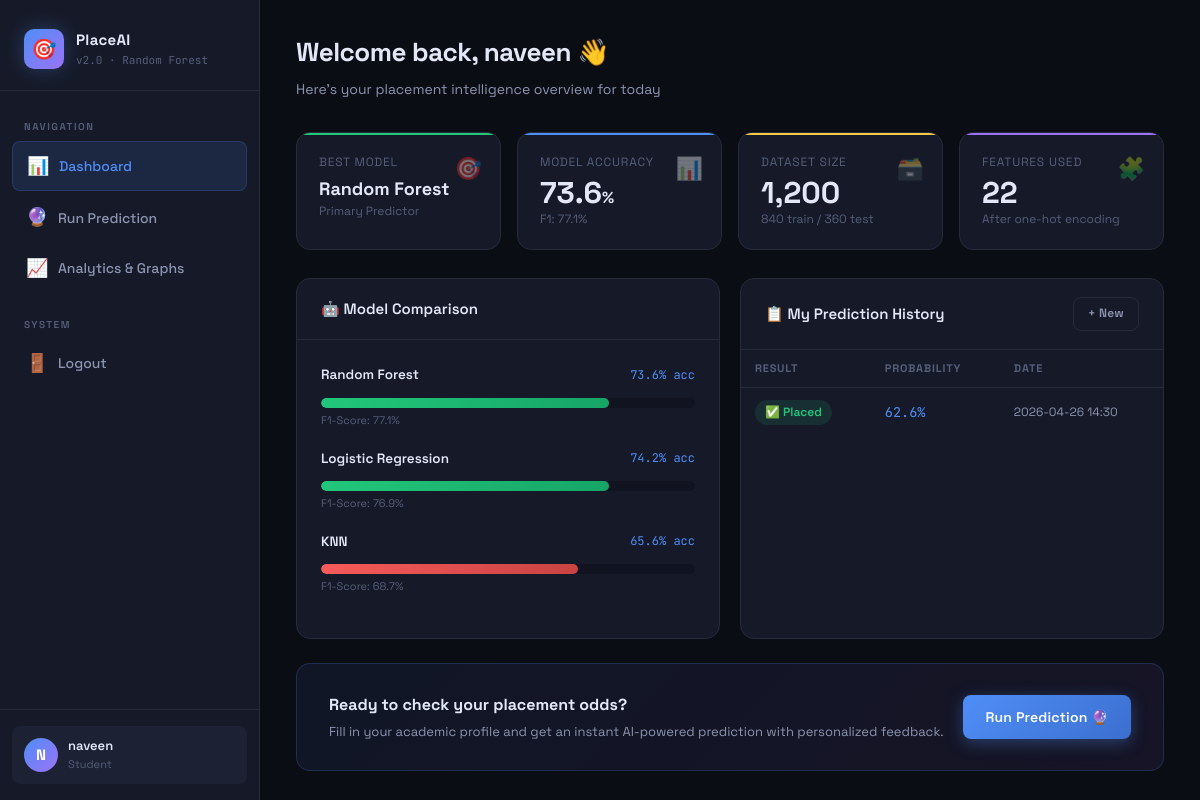
/dashboard (signed in), run on the app's committed database.
### tables this page shows
CREATE TABLE predictions (
        id INTEGER PRIMARY KEY AUTOINCREMENT,
        user_id INTEGER,
        result TEXT,
        probability REAL,
        created_at TIMESTAMP DEFAULT CURRENT_TIMESTAMP,
        FOREIGN KEY(user_id) REFERENCES users(id)
    );

### placement_app.py (the view)
@app.route('/dashboard')
def dashboard():
    if 'user_id' not in session:
        return redirect(url_for('login'))
    stats = get_model_stats()
    history = get_user_predictions(session['user_id'])
    sys_stats = get_all_stats() if session.get('role') == 'admin' else None
    return render_template('placement_dashboard.html',
                           stats=stats, history=history, sys_stats=sys_stats)

### placement_app.py (called while the page is built)
def get_user_predictions(user_id):
    conn = sqlite3.connect(DB)
    c = conn.cursor()
    c.execute("SELECT result,probability,created_at FROM predictions WHERE user_id=? ORDER BY created_at DESC LIMIT 10",
              (user_id,))
    rows = c.fetchall(); conn.close(); return rows

### placement_utils.py (called while the page is built)
def get_model_stats() -> dict:
    return {
        'Random Forest':      {'accuracy': 73.6, 'f1': 77.1},
        'Logistic Regression':{'accuracy': 74.2, 'f1': 76.9},
        'KNN':                {'accuracy': 65.6, 'f1': 68.7},
        'best': 'Random Forest',
        'dataset_size': 1200,
        'features': 22,
        'train_size': 840,
        'test_size': 360,
    }

### templates/placement_dashboard.html (shortened to what this page needs)
<!DOCTYPE html>
<html lang="en">
<head>
  <link rel="stylesheet" href="{{ url_for('static', filename='placement_style.css') }}">
</head>
<body>
<div class="app-shell">
  <aside class="sidebar">
    <div class="sidebar-brand">
      <a class="logo" href="{{ url_for('dashboard') }}">
        <div class="logo-icon">🎯</div>
        <div>
          <div class="logo-text">PlaceAI</div>
          <div class="logo-sub">v2.0 · Random Forest</div>
        </div>
      </a>
    </div>
    <nav class="sidebar-nav">
      <div class="nav-section-label">Navigation</div>
      <a class="nav-link active" href="{{ url_for('dashboard') }}">
        <span class="icon">📊</span> Dashboard
      </a>
      <a class="nav-link" href="{{ url_for('predict') }}">
        <span class="icon">🔮</span> Run Prediction
      </a>
      <a class="nav-link" href="{{ url_for('analytics') }}">
        <span class="icon">📈</span> Analytics & Graphs
      </a>
      <div class="nav-section-label" style="margin-top:12px;">System</div>
      <a class="nav-link" href="{{ url_for('logout') }}">
        <span class="icon">🚪</span> Logout
      </a>
    </nav>
    <div class="sidebar-footer">
      <div class="user-card">
        <div class="avatar">{{ session.username[0].upper() }}</div>
        <div>
          <div class="user-name">{{ session.username }}</div>
          <div class="user-role">{{ session.role }}</div>
        </div>
      </div>
    </div>
  </aside>
  <main class="main-content fade-in">
    <div class="page-header">
      <h1 class="page-title">Welcome back, {{ session.username }} 👋</h1>
      <p class="page-sub">Here's your placement intelligence overview for today</p>
    </div>
    <div class="stat-grid">
      <div class="stat-card green">
        <div class="stat-icon">🎯</div>
        <div class="stat-label">Best Model</div>
        <div class="stat-value" style="font-size:18px;margin-top:8px;">Random Forest</div>
        <div style="font-size:12px;color:var(--text3);margin-top:4px;">Primary Predictor</div>
      </div>
      <div class="stat-card">
        <div class="stat-icon">📊</div>
        <div class="stat-label">Model Accuracy</div>
        <div class="stat-value">73.6<span style="font-size:16px;">%</span></div>
        <div style="font-size:12px;color:var(--text3);">F1: 77.1%</div>
      </div>
      <div class="stat-card gold">
        <div class="stat-icon">🗃️</div>
        <div class="stat-label">Dataset Size</div>
        <div class="stat-value">1,200</div>
        <div style="font-size:12px;color:var(--text3);">840 train / 360 test</div>
      </div>
      <div class="stat-card purple">
        <div class="stat-icon">🧩</div>
        <div class="stat-label">Features Used</div>
        <div class="stat-value">22</div>
        <div style="font-size:12px;color:var(--text3);">After one-hot encoding</div>
      </div>
    </div>
    <div class="grid-2">
      <div class="card">
        <div class="card-header">
          <span class="card-title">🤖 Model Comparison</span>
        </div>
        <div class="card-body">
          {% for name, vals in [('Random Forest', {'acc': 73.6, 'f1': 77.1}),
                                 ('Logistic Regression', {'acc': 74.2, 'f1': 76.9}),
                                 ('KNN', {'acc': 65.6, 'f1': 68.7})] %}
          <div style="margin-bottom:18px;">
            <div class="flex justify-between items-center" style="margin-bottom:6px;">
              <span style="font-size:13.5px;font-weight:600;">{{ name }}</span>
              <span style="font-family:'JetBrains Mono',monospace;font-size:12px;color:var(--accent);">
                {{ vals.acc }}% acc
              </span>
            </div>
            <div class="prob-bar-wrap">
              <div class="prob-bar {{ 'high' if vals.f1 >= 70 else 'low' }}"
                   style="width:{{ vals.f1 }}%"></div>
            </div>
            <div style="font-size:11px;color:var(--text3);margin-top:3px;">F1-Score: {{ vals.f1 }}%</div>
          </div>
          {% endfor %}
        </div>
      </div>
      <div class="card">
        <div class="card-header">
          <span class="card-title">📋 My Prediction History</span>
          <a href="{{ url_for('predict') }}" class="btn btn-ghost" style="padding:6px 14px;font-size:12px;">
            + New
          </a>
        </div>
        <div class="card-body" style="padding:0;">
          {% if history %}
          <table class="history-table">
            <thead>
              <tr>
                <th>Result</th>
                <th>Probability</th>
                <th>Date</th>
              </tr>
            </thead>
            <tbody>
              {% for row in history %}
              <tr>
                <td>
                  <span class="badge {{ 'badge-green' if row[0]=='Placed' else 'badge-red' }}">
                    {{ '✅' if row[0]=='Placed' else '❌' }} {{ row[0] }}
                  </span>
                </td>
                <td style="font-family:'JetBrains Mono',monospace;color:var(--accent);">
                  {{ row[1] }}%
                </td>
                <td style="font-size:12px;">{{ row[2][:16] }}</td>
              </tr>
              {% endfor %}
            </tbody>
          </table>
          {% endif %}
        </div>
      </div>
    </div>
    <div style="margin-top:24px;padding:28px 32px;background:linear-gradient(135deg,rgba(79,142,247,0.08),rgba(155,114,247,0.08));
         border:1px solid rgba(79,142,247,0.2);border-radius:var(--radius);display:flex;
         align-items:center;justify-content:space-between;flex-wrap:wrap;gap:16px;">
      <div>
        <h3 style="font-size:16px;font-weight:700;margin-bottom:4px;">Ready to check your placement odds?</h3>
        <p style="font-size:13px;color:var(--text2);">
          Fill in your academic profile and get an instant AI-powered prediction with personalized feedback.
        </p>
      </div>
      <a href="{{ url_for('predict') }}" class="btn btn-primary">
        Run Prediction 🔮
      </a>
    </div>
  </main>
</div>
</body>
</html>

### data on the page
predictions: result "✅", result "Placed", probability "62.6", created_at "2026-04-26 14:30"

### other printed values
{{ session.username[0].upper() }} "N"
{{ session.username }} "naveen"
{{ session.role }} "Student"
{{ name }} "Random Forest" "Logistic Regression" "KNN"
{{ vals.acc }} "73.6" "74.2" "65.6"
{{ vals.f1 }} "77.1" "76.9" "68.7"
